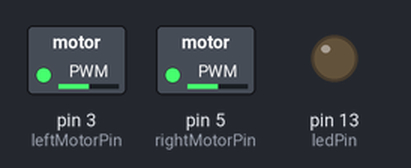
The sketch below on a simulated Arduino Uno, built with avr-gcc and run on an emulated ATmega328P. Shown: switched loads named in the sketch (green lamp = pin HIGH), output pins drawn as LEDs (lit = HIGH).

Above: at 0.05 s.
At 3.05 s:
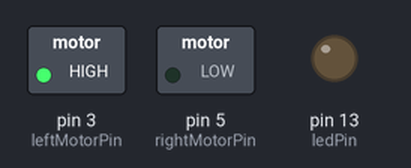
At 4.95 s:
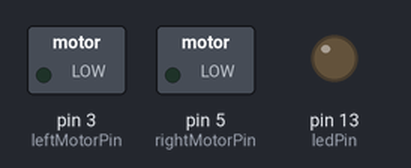
At 7.0 s:
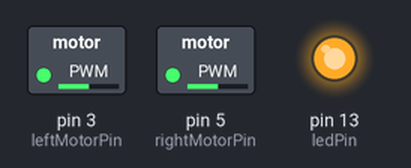
At 8.45 s:
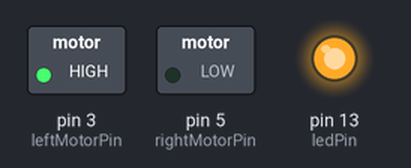
At 9.95 s:
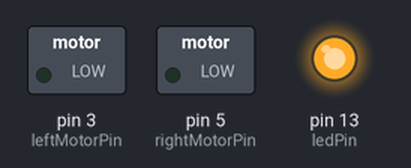
Timing chart, 0 to 13.0 s (numbered marks = the images above):
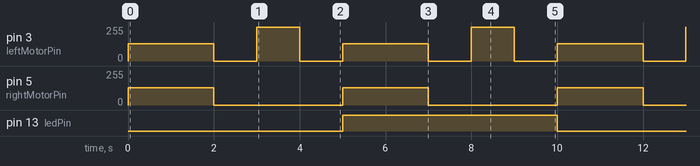

Measured:
- by itself, pin 3 (leftMotorPin): repeats every 5.0 s: 0/255 1.0 s, 255/255 1.0 s, 0/255 1.0 s, 128/255 2.0 s
- by itself, pin 5 (rightMotorPin): alternates 128/255 for 2.0 s and 0/255 for 3.0 s
- by itself, pin 13 (ledPin): alternates HIGH for 5.0 s and LOW for 5.0 s

The sketch:

main.ino
```cpp
const int leftMotorPin = 3;
const int rightMotorPin = 5;
const int ledPin = 13;

unsigned long previousMillis = 0;
const long interval = 500;

bool ledState = LOW;

void setup() {
  pinMode(leftMotorPin, OUTPUT);
  pinMode(rightMotorPin, OUTPUT);
  pinMode(ledPin, OUTPUT);

  analogWrite(leftMotorPin, 0);
  analogWrite(rightMotorPin, 0);
  digitalWrite(ledPin, LOW);
}

void loop() {
  analogWrite(leftMotorPin, 128);
  analogWrite(rightMotorPin, 128);
  delay(2000);

  analogWrite(leftMotorPin, 0);
  analogWrite(rightMotorPin, 0);
  delay(1000);

  analogWrite(leftMotorPin, 255);
  analogWrite(rightMotorPin, 0);
  delay(1000);

  analogWrite(leftMotorPin, 0);
  analogWrite(rightMotorPin, 0);
  delay(1000);

  unsigned long currentMillis = millis();

  if (currentMillis - previousMillis >= interval) {
    previousMillis = currentMillis;

    ledState = !ledState;
    digitalWrite(ledPin, ledState);
  }
}
```
